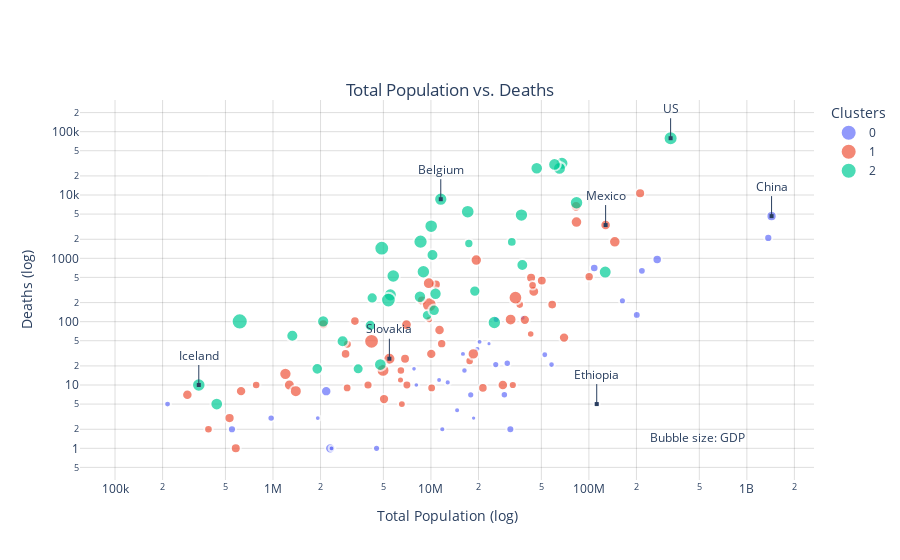

Notebook code for this chart:
### Code cell
cat_01 = 'Total Population'
title_cat_01 = cat_01
cat_02 = 'Deaths'
title_cat_02 = cat_02
annot_arr = []
for co in ['US','Ethiopia','Iceland','China','Mexico','Slovakia','Belgium']:
    annot_arr.append(np.where(df_GDP_2['Country']==co)[0][0])
title = '{} vs. {}'.format(cat_01,cat_02)
fig = bubbleplot(df_GDP_2,cat_01,cat_02,title,title_cat_01,title_cat_02,yaxis_range=[-0.5,5.5],legend='Clusters',x_axis_type='log',y_axis_type='log',cross_plot=None,annotate_arr=annot_arr)

### Figure 1 — Plotly figure (JSON) as saved in the notebook; plotly's stock layout.template omitted (floating-point values rounded to 4 significant figures)
{"data": [{"marker": {"line": {"width": 2}, "size": [123.7, 42.47, 76.29, 59.36, 45.43, 125.7, 41.27, 78.88, 60.37, 58.01, 25.71, 42.05, 60.01, 65.71, 41.59, 128.7, 39.52, 65.02, 44.71, 39.35, 40.66, 80.17, 105.8, 54.71, 79.98, 27.44, 37.64, 33.09, 44.88, 59.98, 108.8, 33.71, 97.68, 49.42, 30.43, 73.06, 70.96, 87.17, 43.06, 55.25, 49.7, 37.29, 51.8, 81.06, 37.81, 41.2, 78.56, 65.71, 60.74, 43.59], "sizemode": "area", "sizeref": 2.357}, "mode": "markers", "name": "0", "text": ["Country: China<br>Confirmed: 83990<br>Total Population: 1433783691<br>GDP: 15308<br>", "Country: Afghanistan<br>Confirmed: 4033<br>Total Population: 38041757<br>GDP: 1803<br>", "Country: Angola<br>Confirmed: 43<br>Total Population: 31825299<br>GDP: 5819<br>", "Country: Bangladesh<br>Confirmed: 13770<br>Total Population: 163046172<br>GDP: 3523<br>", "Country: Benin<br>Confirmed: 284<br>Total Population: 11801151<br>GDP: 2064<br>", "Country: Botswana<br>Confirmed: 23<br>Total Population: 2303702<br>GDP: 15807<br>", "Country: Burkina Faso<br>Confirmed: 748<br>Total Population: 20321383<br>GDP: 1703<br>", "Country: Cabo Verde<br>Confirmed: 236<br>Total Population: 549935<br>GDP: 6222<br>", "Country: Cambodia<br>Confirmed: 122<br>Total Population: 16486542<br>GDP: 3645<br>", "Country: Cameroon<br>Confirmed: 2274<br>Total Population: 25876387<br>GDP: 3364<br>", "Country: Central African Republic<br>Confirmed: 143<br>Total Population: 4745179<br>GDP: 661<br>", "Country: Chad<br>Confirmed: 322<br>Total Population: 15946882<br>GDP: 1768<br>", "Country: Cote d'Ivoire<br>Confirmed: 1667<br>Total Population: 25716554<br>GDP: 3601<br>", "Country: Djibouti<br>Confirmed: 1189<br>Total Population: 973557<br>GDP: 4317<br>", "Country: Ethiopia<br>Confirmed: 210<br>Total Population: 112078727<br>GDP: 1729<br>", "Country: Gabon<br>Confirmed: 661<br>Total Population: 2172578<br>GDP: 16562<br>", "Country: Gambia<br>Confirmed: 20<br>Total Population: 2347696<br>GDP: 1561<br>", "Country: Ghana<br>Confirmed: 4263<br>Total Population: 30417858<br>GDP: 4227<br>", "Country: Guinea<br>Confirmed: 2042<br>Total Population: 12771246<br>GDP: 1998<br>", "Country: Guinea-Bissau<br>Confirmed: 641<br>Total Population: 1920917<br>GDP: 1548<br>", "Country: Haiti<br>Confirmed: 151<br>Total Population: 11263079<br>GDP: 1653<br>", "Country: India<br>Confirmed: 62808<br>Total Population: 1366417755<br>GDP: 6426<br>", "Country: Indonesia<br>Confirmed: 13645<br>Total Population: 270625567<br>GDP: 11188<br>", "Country: Kenya<br>Confirmed: 649<br>Total Population: 52573967<br>GDP: 2993<br>", "Country: Laos<br>Confirmed: 19<br>Total Population: 7169456<br>GDP: 6397<br>", "Country: Liberia<br>Confirmed: 199<br>Total Population: 4937374<br>GDP: 752<br>", "Country: Madagascar<br>Confirmed: 193<br>Total Population: 26969306<br>GDP: 1416<br>", "Country: Malawi<br>Confirmed: 56<br>Total Population: 18628749<br>GDP: 1095<br>", "Country: Mali<br>Confirmed: 692<br>Total Population: 19658023<br>GDP: 2014<br>", "Country: Mauritania<br>Confirmed: 8<br>Total Population: 4525698<br>GDP: 3597<br>", "Country: Mongolia<br>Confirmed: 42<br>Total Population: 3225166<br>GDP: 11840<br>", "Country: Mozambique<br>Confirmed: 87<br>Total Population: 30366042<br>GDP: 1136<br>", "Country: Namibia<br>Confirmed: 16<br>Total Population: 2494524<br>GDP: 9541<br>", "Country: Nepal<br>Confirmed: 110<br>Total Population: 28608715<br>GDP: 2442<br>", "Country: Niger<br>Confirmed: 815<br>Total Population: 23310719<br>GDP: 926<br>", "Country: Nigeria<br>Confirmed: 4151<br>Total Population: 200963603<br>GDP: 5338<br>", "Country: Pakistan<br>Confirmed: 28736<br>Total Population: 216565317<br>GDP: 5034<br>", "Country: Philippines<br>Confirmed: 10610<br>Total Population: 108116622<br>GDP: 7599<br>", "Country: Rwanda<br>Confirmed: 280<br>Total Population: 12626937<br>GDP: 1854<br>", "Country: Sao Tome and Principe<br>Confirmed: 208<br>Total Population: 215048<br>GDP: 3052<br>", "Country: Senegal<br>Confirmed: 1634<br>Total Population: 16296361<br>GDP: 2470<br>", "Country: Sierra Leone<br>Confirmed: 291<br>Total Population: 7813206<br>GDP: 1390<br>", "Country: Tanzania<br>Confirmed: 509<br>Total Population: 58005461<br>GDP: 2683<br>", "Country: Timor-Leste<br>Confirmed: 24<br>Total Population: 1293120<br>GDP: 6570<br>", "Country: Togo<br>Confirmed: 153<br>Total Population: 8082358<br>GDP: 1429<br>", "Country: Uganda<br>Confirmed: 116<br>Total Population: 44269586<br>GDP: 1697<br>", "Country: Vietnam<br>Confirmed: 288<br>Total Population: 96462108<br>GDP: 6171<br>", "Country: Yemen<br>Confirmed: 34<br>Total Population: 29161921<br>GDP: 4317<br>", "Country: Zambia<br>Confirmed: 252<br>Total Population: 17861033<br>GDP: 3689<br>", "Country: Zimbabwe<br>Confirmed: 35<br>Total Population: 14645473<br>GDP: 1899<br>"], "type": "scatter", "x": [1434000000.0, 38040000.0, 31825299, 163000000.0, 11800000.0, 2304000.0, 20321383, 549900.0, 16490000.0, 25876387, 4745179, 15946882, 25720000.0, 973557, 112078727, 2173000.0, 2347696, 30417858, 12770000.0, 1921000.0, 11263079, 1366000000.0, 270625567, 52573967, 7169456, 4937000.0, 26969306, 18628749, 19658023, 4525698, 3225166, 30370000.0, 2494524, 28610000.0, 23310719, 201000000.0, 216565317, 108116622, 12630000.0, 215048, 16300000.0, 7813000.0, 58005461, 1293120, 8082000.0, 44270000.0, 96460000.0, 29160000.0, 17860000.0, 14645473], "y": [4637, 115, 2, 214, 2, 1, 48, 2, 0, 108, 0, 31, 21, 3, 5, 8, 1, 22, 11, 3, 12, 2101, 959, 30, 0, 20, 0, 3, 37, 1, 0, 0, 0, 0, 45, 128, 636, 704, 0, 5, 17, 18, 21, 0, 10, 0, 0, 7, 7, 4]}, {"marker": {"line": {"width": 2}, "size": [108.6, 118.0, 137.6, 93.74, 125.9, 130.3, 88.46, 108.2, 118.8, 136.2, 115.1, 124.6, 131.1, 180.0, 120.8, 102.7, 85.4, 93.29, 98.72, 86.16, 86.23, 67.39, 163.6, 138.1, 125.2, 90.52, 91.31, 155.1, 256.0, 58.25, 115.6, 163.7, 123.2, 142.5, 131.7, 128.1, 86.52, 72.95, 114.5, 194.8, 93.95, 152.7, 157.4, 103.6, 221.5, 118.5, 173.7, 110.9, 108.0, 66.83, 117.3, 127.6, 169.6, 104.2, 158.5, 88.85, 259.4, 79.08, 131.1], "sizemode": "area", "sizeref": 2.357}, "mode": "markers", "name": "1", "text": ["Country: Albania<br>Confirmed: 856<br>Total Population: 2880913<br>GDP: 11803<br>", "Country: Algeria<br>Confirmed: 5558<br>Total Population: 43053054<br>GDP: 13913<br>", "Country: Argentina<br>Confirmed: 5776<br>Total Population: 44780675<br>GDP: 18933<br>", "Country: Armenia<br>Confirmed: 3175<br>Total Population: 2957728<br>GDP: 8787<br>", "Country: Azerbaijan<br>Confirmed: 2422<br>Total Population: 10047719<br>GDP: 15847<br>", "Country: Barbados<br>Confirmed: 84<br>Total Population: 287020<br>GDP: 16978<br>", "Country: Belize<br>Confirmed: 18<br>Total Population: 390351<br>GDP: 7824<br>", "Country: Bosnia and Herzegovina<br>Confirmed: 2090<br>Total Population: 3300998<br>GDP: 11713<br>", "Country: Brazil<br>Confirmed: 156061<br>Total Population: 211049518<br>GDP: 14103<br>", "Country: Bulgaria<br>Confirmed: 1921<br>Total Population: 7000117<br>GDP: 18563<br>", "Country: Colombia<br>Confirmed: 10495<br>Total Population: 50339442<br>GDP: 13254<br>", "Country: Costa Rica<br>Confirmed: 780<br>Total Population: 5047561<br>GDP: 15524<br>", "Country: Cuba<br>Confirmed: 1754<br>Total Population: 11333483<br>GDP: 17189<br>", "Country: Cyprus<br>Confirmed: 892<br>Total Population: 1198573<br>GDP: 32415<br>", "Country: Dominican Republic<br>Confirmed: 9882<br>Total Population: 10738957<br>GDP: 14600<br>", "Country: Egypt<br>Confirmed: 8964<br>Total Population: 100388075<br>GDP: 10550<br>", "Country: El Salvador<br>Confirmed: 784<br>Total Population: 6453550<br>GDP: 7292<br>", "Country: Fiji<br>Confirmed: 18<br>Total Population: 889955<br>GDP: 8702<br>", "Country: Georgia<br>Confirmed: 626<br>Total Population: 3996762<br>GDP: 9745<br>", "Country: Guatemala<br>Confirmed: 967<br>Total Population: 17581476<br>GDP: 7423<br>", "Country: Guyana<br>Confirmed: 94<br>Total Population: 782774<br>GDP: 7435<br>", "Country: Honduras<br>Confirmed: 1830<br>Total Population: 9746115<br>GDP: 4541<br>", "Country: Hungary<br>Confirmed: 3213<br>Total Population: 9684680<br>GDP: 26777<br>", "Country: Iran<br>Confirmed: 106220<br>Total Population: 82913893<br>GDP: 19082<br>", "Country: Iraq<br>Confirmed: 2679<br>Total Population: 39309789<br>GDP: 15663<br>", "Country: Jamaica<br>Confirmed: 490<br>Total Population: 2948277<br>GDP: 8193<br>", "Country: Jordan<br>Confirmed: 522<br>Total Population: 10101697<br>GDP: 8337<br>", "Country: Kazakhstan<br>Confirmed: 4975<br>Total Population: 18551428<br>GDP: 24055<br>", "Country: Kuwait<br>Confirmed: 7623<br>Total Population: 4207077<br>GDP: 65530<br>", "Country: Kyrgyzstan<br>Confirmed: 931<br>Total Population: 6415851<br>GDP: 3393<br>", "Country: Lebanon<br>Confirmed: 809<br>Total Population: 6855709<br>GDP: 13367<br>", "Country: Malaysia<br>Confirmed: 6589<br>Total Population: 31949789<br>GDP: 26808<br>", "Country: Maldives<br>Confirmed: 790<br>Total Population: 530956<br>GDP: 15183<br>", "Country: Mauritius<br>Confirmed: 332<br>Total Population: 1269670<br>GDP: 20292<br>", "Country: Mexico<br>Confirmed: 33460<br>Total Population: 127575529<br>GDP: 17336<br>", "Country: Montenegro<br>Confirmed: 324<br>Total Population: 627988<br>GDP: 16409<br>", "Country: Morocco<br>Confirmed: 5910<br>Total Population: 36471766<br>GDP: 7485<br>", "Country: Nicaragua<br>Confirmed: 16<br>Total Population: 6545502<br>GDP: 5321<br>", "Country: North Macedonia<br>Confirmed: 1622<br>Total Population: 2083458<br>GDP: 13111<br>", "Country: Oman<br>Confirmed: 3224<br>Total Population: 4974991<br>GDP: 37960<br>", "Country: Paraguay<br>Confirmed: 689<br>Total Population: 7044639<br>GDP: 8827<br>", "Country: Romania<br>Confirmed: 15131<br>Total Population: 19364558<br>GDP: 23313<br>", "Country: Russia<br>Confirmed: 198676<br>Total Population: 145872260<br>GDP: 24765<br>", "Country: Saint Vincent and the Grenadines<br>Confirmed: 17<br>Total Population: 110593<br>GDP: 10727<br>", "Country: Saudi Arabia<br>Confirmed: 37136<br>Total Population: 34268528<br>GDP: 49045<br>", "Country: Serbia<br>Confirmed: 10032<br>Total Population: 8772227<br>GDP: 14048<br>", "Country: Slovakia<br>Confirmed: 1455<br>Total Population: 5457012<br>GDP: 30155<br>", "Country: South Africa<br>Confirmed: 9420<br>Total Population: 58558267<br>GDP: 12294<br>", "Country: Sri Lanka<br>Confirmed: 847<br>Total Population: 21323734<br>GDP: 11669<br>", "Country: Sudan<br>Confirmed: 1164<br>Total Population: 42813237<br>GDP: 4466<br>", "Country: Suriname<br>Confirmed: 10<br>Total Population: 581363<br>GDP: 13767<br>", "Country: Thailand<br>Confirmed: 3004<br>Total Population: 69625580<br>GDP: 16277<br>", "Country: Trinidad and Tobago<br>Confirmed: 116<br>Total Population: 1394968<br>GDP: 28763<br>", "Country: Tunisia<br>Confirmed: 1032<br>Total Population: 11694720<br>GDP: 10849<br>", "Country: Turkey<br>Confirmed: 137115<br>Total Population: 83429607<br>GDP: 25129<br>", "Country: Ukraine<br>Confirmed: 14710<br>Total Population: 43993643<br>GDP: 7894<br>", "Country: United Arab Emirates<br>Confirmed: 17417<br>Total Population: 9770526<br>GDP: 67293<br>", "Country: Uzbekistan<br>Confirmed: 2349<br>Total Population: 32981715<br>GDP: 6253<br>", "Country: Venezuela<br>Confirmed: 402<br>Total Population: 28515828<br>GDP: 17189<br>"], "type": "scatter", "x": [2880913, 43053054, 44780675, 2958000.0, 10050000.0, 287000.0, 390351, 3300998, 211000000.0, 7000000.0, 50340000.0, 5047561, 11330000.0, 1199000.0, 10738957, 100400000.0, 6453550, 889955, 3996762, 17580000.0, 782800.0, 9746000.0, 9685000.0, 82913893, 39309789, 2948277, 10101697, 18551428, 4207077, 6416000.0, 6856000.0, 31949789, 531000.0, 1269670, 127600000.0, 628000.0, 36471766, 6546000.0, 2083458, 4975000.0, 7045000.0, 19364558, 145872260, 110593, 34270000.0, 8772000.0, 5457012, 58558267, 21323734, 42810000.0, 581400.0, 69630000.0, 1395000.0, 11690000.0, 83429607, 43993643, 9770526, 32980000.0, 28520000.0], "y": [31, 494, 300, 44, 31, 7, 2, 102, 10656, 90, 445, 6, 74, 15, 385, 514, 17, 0, 10, 24, 10, 108, 405, 6589, 107, 9, 9, 31, 49, 12, 26, 108, 3, 10, 3353, 8, 186, 5, 91, 17, 10, 939, 1827, 0, 239, 215, 26, 186, 9, 64, 1, 56, 8, 45, 3739, 376, 185, 10, 10]}, {"marker": {"line": {"width": 2}, "size": [232.9, 209.8, 199.4, 220.2, 211.3, 216.1, 196.5, 213.2, 131.0, 206.5, 150.9, 150.6, 180.6, 102.9, 171.7, 201.5, 212.7, 156.8, 215.6, 259.5, 182.0, 187.7, 197.5, 158.3, 171.8, 307.0, 191.1, 190.0, 254.6, 149.2, 110.6, 165.0, 167.1, 177.2, 185.1, 216.7, 239.6, 143.4], "sizemode": "area", "sizeref": 2.357}, "mode": "markers", "name": "2", "text": ["Country: US<br>Confirmed: 1309550<br>Total Population: 329064917<br>GDP: 54225<br>", "Country: Canada<br>Confirmed: 68918<br>Total Population: 37411038<br>GDP: 44017<br>", "Country: United Kingdom<br>Confirmed: 216525<br>Total Population: 67530161<br>GDP: 39753<br>", "Country: Netherlands<br>Confirmed: 42581<br>Total Population: 17097123<br>GDP: 48472<br>", "Country: Australia<br>Confirmed: 6939<br>Total Population: 25203200<br>GDP: 44648<br>", "Country: Denmark<br>Confirmed: 10517<br>Total Population: 5771876<br>GDP: 46682<br>", "Country: France<br>Confirmed: 176782<br>Total Population: 65129731<br>GDP: 38605<br>", "Country: Austria<br>Confirmed: 15833<br>Total Population: 8955108<br>GDP: 45436<br>", "Country: Belarus<br>Confirmed: 22052<br>Total Population: 9452409<br>GDP: 17167<br>", "Country: Belgium<br>Confirmed: 52596<br>Total Population: 11539326<br>GDP: 42658<br>", "Country: Chile<br>Confirmed: 27219<br>Total Population: 18952035<br>GDP: 22767<br>", "Country: Croatia<br>Confirmed: 2176<br>Total Population: 4130299<br>GDP: 22669<br>", "Country: Czechia<br>Confirmed: 8095<br>Total Population: 10689213<br>GDP: 32605<br>", "Country: Ecuador<br>Confirmed: 29071<br>Total Population: 17373657<br>GDP: 10581<br>", "Country: Estonia<br>Confirmed: 1733<br>Total Population: 1325649<br>GDP: 29481<br>", "Country: Finland<br>Confirmed: 5880<br>Total Population: 5532159<br>GDP: 40585<br>", "Country: Germany<br>Confirmed: 171324<br>Total Population: 83517046<br>GDP: 45229<br>", "Country: Greece<br>Confirmed: 2710<br>Total Population: 10473452<br>GDP: 24574<br>", "Country: Iceland<br>Confirmed: 1801<br>Total Population: 339037<br>GDP: 46482<br>", "Country: Ireland<br>Confirmed: 22760<br>Total Population: 4882498<br>GDP: 67335<br>", "Country: Israel<br>Confirmed: 16454<br>Total Population: 8519372<br>GDP: 33132<br>", "Country: Italy<br>Confirmed: 218268<br>Total Population: 60550092<br>GDP: 35220<br>", "Country: Japan<br>Confirmed: 15663<br>Total Population: 126860298<br>GDP: 39002<br>", "Country: Latvia<br>Confirmed: 930<br>Total Population: 1906740<br>GDP: 25063<br>", "Country: Lithuania<br>Confirmed: 1444<br>Total Population: 2759631<br>GDP: 29524<br>", "Country: Luxembourg<br>Confirmed: 3877<br>Total Population: 615730<br>GDP: 94277<br>", "Country: Malta<br>Confirmed: 490<br>Total Population: 440376<br>GDP: 36513<br>", "Country: New Zealand<br>Confirmed: 1494<br>Total Population: 4783062<br>GDP: 36085<br>", "Country: Norway<br>Confirmed: 8099<br>Total Population: 5378859<br>GDP: 64800<br>", "Country: Panama<br>Confirmed: 8282<br>Total Population: 4246440<br>GDP: 22267<br>", "Country: Peru<br>Confirmed: 65015<br>Total Population: 32510462<br>GDP: 12236<br>", "Country: Poland<br>Confirmed: 15651<br>Total Population: 37887771<br>GDP: 27216<br>", "Country: Portugal<br>Confirmed: 27406<br>Total Population: 10226178<br>GDP: 27936<br>", "Country: Slovenia<br>Confirmed: 1454<br>Total Population: 2078654<br>GDP: 31400<br>", "Country: Spain<br>Confirmed: 223578<br>Total Population: 46736782<br>GDP: 34272<br>", "Country: Sweden<br>Confirmed: 25921<br>Total Population: 10036390<br>GDP: 46949<br>", "Country: Switzerland<br>Confirmed: 30251<br>Total Population: 8591360<br>GDP: 57410<br>", "Country: Uruguay<br>Confirmed: 702<br>Total Population: 3461731<br>GDP: 20551<br>"], "type": "scatter", "x": [329100000.0, 37410000.0, 67530161, 17097123, 25200000.0, 5772000.0, 65130000.0, 8955108, 9452409, 11539326, 18952035, 4130299, 10690000.0, 17370000.0, 1325649, 5532000.0, 83517046, 10473452, 339000.0, 4882498, 8519000.0, 60550092, 126900000.0, 1906740, 2760000.0, 615700.0, 440400.0, 4783000.0, 5378859, 4246000.0, 32510000.0, 37887771, 10230000.0, 2078654, 46736782, 10040000.0, 8591000.0, 3461731], "y": [78795, 4823, 31662, 5441, 97, 526, 26313, 615, 126, 8581, 304, 87, 276, 1717, 60, 265, 7549, 151, 10, 1446, 247, 30395, 607, 18, 49, 101, 5, 21, 219, 237, 1814, 785, 1126, 101, 26478, 3220, 1830, 18]}], "layout": {"annotations": [{"arrowhead": 7, "ax": 0, "ay": -30, "font": {"color": "dark gray", "size": 12}, "showarrow": false, "text": "Bubble size: GDP", "x": 9, "xanchor": "right", "xref": "x", "xshift": 0, "y": 0, "yanchor": "bottom", "yref": "y"}, {"arrowhead": 7, "ax": 0, "ay": -30, "showarrow": true, "text": "US", "x": 8.517, "xref": "x", "y": 4.896, "yref": "y"}, {"arrowhead": 7, "ax": 0, "ay": -30, "showarrow": true, "text": "Ethiopia", "x": 8.05, "xref": "x", "y": 0.699, "yref": "y"}, {"arrowhead": 7, "ax": 0, "ay": -30, "showarrow": true, "text": "Iceland", "x": 5.53, "xref": "x", "y": 1, "yref": "y"}, {"arrowhead": 7, "ax": 0, "ay": -30, "showarrow": true, "text": "China", "x": 9.156, "xref": "x", "y": 3.666, "yref": "y"}, {"arrowhead": 7, "ax": 0, "ay": -30, "showarrow": true, "text": "Mexico", "x": 8.106, "xref": "x", "y": 3.525, "yref": "y"}, {"arrowhead": 7, "ax": 0, "ay": -30, "showarrow": true, "text": "Slovakia", "x": 6.737, "xref": "x", "y": 1.415, "yref": "y"}, {"arrowhead": 7, "ax": 0, "ay": -30, "showarrow": true, "text": "Belgium", "x": 7.062, "xref": "x", "y": 3.934, "yref": "y"}], "legend": {"title": {"text": "Clusters"}}, "plot_bgcolor": "rgba(0,0,0,0)", "title": {"text": "Total Population vs. Deaths", "x": 0.5, "y": 0.85}, "xaxis": {"gridcolor": "rgba(0.15,0.15,0.15,0.15)", "gridwidth": 1, "title": {"text": "Total Population (log)"}, "type": "log"}, "yaxis": {"gridcolor": "rgba(0.15,0.15,0.15,0.15)", "gridwidth": 1, "range": [-0.5, 5.5], "title": {"text": "Deaths (log)"}, "type": "log"}}}
